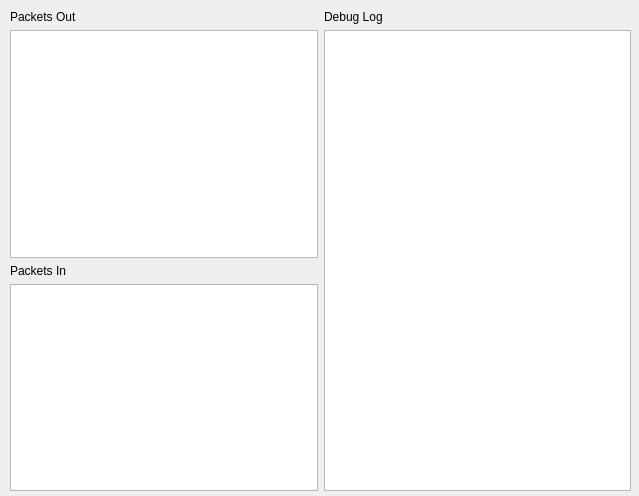
<?xml version="1.0" encoding="UTF-8"?>
<ui version="4.0">
 <class>DebugWindow</class>
 <widget class="QWidget" name="DebugWindow">
  <property name="geometry">
   <rect>
    <x>0</x>
    <y>0</y>
    <width>639</width>
    <height>496</height>
   </rect>
  </property>
  <property name="windowTitle">
   <string>Form</string>
  </property>
  <widget class="QWidget" name="">
   <property name="geometry">
    <rect>
     <x>10</x>
     <y>10</y>
     <width>621</width>
     <height>481</height>
    </rect>
   </property>
   <layout class="QHBoxLayout" name="horizontalLayout">
    <item>
     <layout class="QVBoxLayout" name="verticalLayout">
      <item>
       <widget class="QLabel" name="L_PacketOut">
        <property name="text">
         <string>Packets Out</string>
        </property>
       </widget>
      </item>
      <item>
       <widget class="QTextBrowser" name="TB_PacketOut"/>
      </item>
      <item>
       <layout class="QVBoxLayout" name="verticalLayout_2">
        <item>
         <widget class="QLabel" name="L_PacketIn">
          <property name="text">
           <string>Packets In</string>
          </property>
         </widget>
        </item>
        <item>
         <widget class="QTextBrowser" name="TB_PacketIn"/>
        </item>
       </layout>
      </item>
     </layout>
    </item>
    <item>
     <layout class="QVBoxLayout" name="verticalLayout_3">
      <item>
       <widget class="QLabel" name="L_DebugLog">
        <property name="text">
         <string>Debug Log</string>
        </property>
       </widget>
      </item>
      <item>
       <widget class="QTextBrowser" name="TB_DebugLog"/>
      </item>
     </layout>
    </item>
   </layout>
  </widget>
 </widget>
 <resources/>
 <connections/>
</ui>
